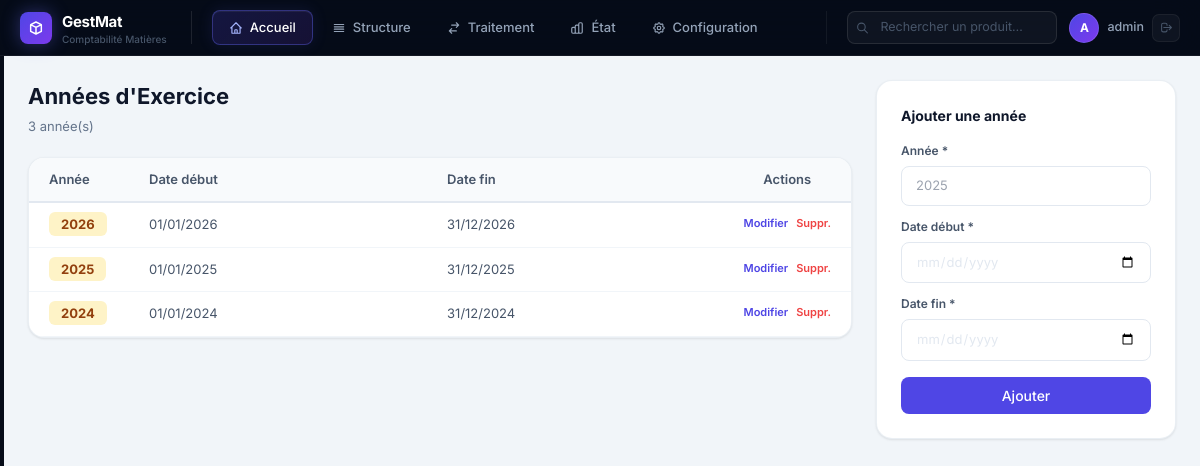
The page /config/annees-exercice/ (signed in) on the database its author committed.
### matieres/models.py (models this page shows, shortened)
class AnneeExercice(models.Model):
    annee = models.IntegerField(verbose_name="Année")
    date_debut = models.DateField(verbose_name="Date de début")
    date_fin = models.DateField(verbose_name="Date de fin")
    class Meta:
        verbose_name = "Année d'exercice"
        verbose_name_plural = "Années d'exercice"
        ordering = ['-annee']

### matieres/views.py (the view, shortened to what this page needs)
# urls.py: path('config/annees-exercice/', views.annee_exercice_list, name='annee_exercice_list'),
@login_required
def annee_exercice_list(request):
    if request.GET.get('delete'):
        get_object_or_404(AnneeExercice, pk=request.GET['delete']).delete()
        messages.success(request, "Année supprimée.")
        return redirect('matieres:annee_exercice_list')
    annees = AnneeExercice.objects.order_by('-annee')
    return render(request, 'configuration/annees.html', {'page_title': "Années d'exercice", 'annees': annees})

### templates/configuration/annees.html (shortened to what this page needs)
{% extends "base.html" %}
{% block content %}
<div style="display:flex;gap:24px;align-items:flex-start">
  <div style="flex:1">
    <div style="margin-bottom:20px">
      <h1 style="font-size:22px;font-weight:700;color:#0f172a">Années d'Exercice</h1>
      <p style="color:#64748b;font-size:13px;margin-top:4px">{{ annees.count }} année(s)</p>
    </div>
    <div class="card" style="padding:0;overflow:hidden">
      <table style="width:100%;border-collapse:collapse;font-size:13px">
        <thead>
          <tr style="background:#f8fafc;border-bottom:2px solid #e2e8f0">
            <th style="padding:12px 20px;text-align:left;font-weight:600;color:#475569;width:100px">Année</th>
            <th style="padding:12px 20px;text-align:left;font-weight:600;color:#475569">Date début</th>
            <th style="padding:12px 20px;text-align:left;font-weight:600;color:#475569">Date fin</th>
            <th style="padding:12px 20px;text-align:center;font-weight:600;color:#475569;width:120px">Actions</th>
          </tr>
        </thead>
        <tbody>
          {% for a in annees %}
          <tr class="table-row">
            <td style="padding:12px 20px">
              <span style="background:#fef3c7;color:#92400e;padding:4px 12px;border-radius:6px;font-weight:700;font-size:13px">{{ a.annee }}</span>
            </td>
            <td style="padding:12px 20px;color:#475569">{{ a.date_debut|date:"d/m/Y" }}</td>
            <td style="padding:12px 20px;color:#475569">{{ a.date_fin|date:"d/m/Y" }}</td>
            <td style="padding:12px 20px;text-align:center;display:flex;gap:8px;justify-content:center">
              <button onclick="fillForm({{ a.pk }},{{ a.annee }},'{{ a.date_debut|date:'Y-m-d' }}','{{ a.date_fin|date:'Y-m-d' }}')"
                style="font-size:11px;color:#4f46e5;background:none;border:none;cursor:pointer;font-weight:600">Modifier</button>
              <a href="?delete={{ a.pk }}" onclick="return confirm('Supprimer cette année ?')"
                style="font-size:11px;color:#ef4444;text-decoration:none;font-weight:600">Suppr.</a>
            </td>
          </tr>
          {% empty %}
          <tr><td colspan="4" style="padding:40px;text-align:center;color:#94a3b8">Aucune année.</td></tr>
          {% endfor %}
        </tbody>
      </table>
    </div>
  </div>
  <div style="width:300px;flex-shrink:0">
    <div class="card">
      <h3 style="font-size:14px;font-weight:700;color:#0f172a;margin-bottom:16px" id="form-title">Ajouter une année</h3>
      <form method="post">
        <div style="margin-bottom:12px">
          <label style="font-size:12px;font-weight:600;color:#475569;display:block;margin-bottom:6px">Année *</label>
          <input name="annee" id="field-annee" type="number" min="2000" max="2099" placeholder="2025" required
            style="width:100%;padding:9px 14px;border:1px solid #e2e8f0;border-radius:8px;font-size:13px;outline:none">
        </div>
        <div style="margin-bottom:12px">
          <label style="font-size:12px;font-weight:600;color:#475569;display:block;margin-bottom:6px">Date début *</label>
          <input name="date_debut" id="field-dd" type="date" required
            style="width:100%;padding:9px 14px;border:1px solid #e2e8f0;border-radius:8px;font-size:13px;outline:none">
        </div>
        <div style="margin-bottom:16px">
          <label style="font-size:12px;font-weight:600;color:#475569;display:block;margin-bottom:6px">Date fin *</label>
          <input name="date_fin" id="field-df" type="date" required
            style="width:100%;padding:9px 14px;border:1px solid #e2e8f0;border-radius:8px;font-size:13px;outline:none">
        </div>
        <div style="display:flex;gap:8px">
          <button class="btn-primary" type="submit" style="flex:1;justify-content:center" id="submit-btn">Ajouter</button>
        </div>
      </form>
    </div>
  </div>
</div>
{% endblock %}

### templates/base.html (shortened to what this page needs)
<!DOCTYPE html>
<html lang="fr" class="h-full">
<head>
  <script src="https://cdn.tailwindcss.com"></script>
</head>
<body>
<header class="topbar">
  <div class="logo-wrap">
    <div class="logo-icon">
      <svg width="16" height="16" fill="none" stroke="#fff" viewBox="0 0 24 24" stroke-width="2.2">
        <path stroke-linecap="round" stroke-linejoin="round" d="M20 7l-8-4-8 4m16 0l-8 4m8-4v10l-8 4m0-10L4 7m8 4v10M4 7v10l8 4"/>
      </svg>
    </div>
    <div>
      <div class="logo-text">GestMat</div>
      <div class="logo-sub">{% if societe %}{{ societe.nom|truncatechars:20 }}{% else %}Comptabilité Matières{% endif %}</div>
    </div>
  </div>
  <nav class="tab-nav" role="tablist">
    <a href="{% url 'matieres:dashboard' %}" class="tab-btn" data-tab="accueil" role="tab">
      <svg width="14" height="14" fill="none" stroke="currentColor" viewBox="0 0 24 24" stroke-width="2">
        <path stroke-linecap="round" stroke-linejoin="round" d="M3 12l2-2m0 0l7-7 7 7M5 10v10a1 1 0 001 1h3m10-11l2 2m-2-2v10a1 1 0 01-1 1h-3m-6 0a1 1 0 001-1v-4a1 1 0 011-1h2a1 1 0 011 1v4a1 1 0 001 1m-6 0h6"/>
      </svg>
      Accueil
    </a>
    <span class="tab-btn" data-tab="structure" role="tab" style="cursor:pointer">
      <svg width="14" height="14" fill="none" stroke="currentColor" viewBox="0 0 24 24" stroke-width="2">
        <path stroke-linecap="round" stroke-linejoin="round" d="M4 6h16M4 10h16M4 14h16M4 18h16"/>
      </svg>
      Structure
    </span>
    <span class="tab-btn" data-tab="traitement" role="tab" style="cursor:pointer">
      <svg width="14" height="14" fill="none" stroke="currentColor" viewBox="0 0 24 24" stroke-width="2">
        <path stroke-linecap="round" stroke-linejoin="round" d="M8 7h12m0 0l-4-4m4 4l-4 4m0 6H4m0 0l4 4m-4-4l4-4"/>
      </svg>
      Traitement
    </span>
    <span class="tab-btn" data-tab="etat" role="tab" style="cursor:pointer">
      État
    </span>
    <span class="tab-btn" data-tab="configuration" role="tab" style="cursor:pointer">
      Configuration
    </span>
  </nav>
  <div class="topbar-right">
    <div class="search-wrap">
      <svg class="search-icon" width="13" height="13" fill="none" stroke="currentColor" viewBox="0 0 24 24" stroke-width="2">
        <path stroke-linecap="round" stroke-linejoin="round" d="M21 21l-6-6m2-5a7 7 0 11-14 0 7 7 0 0114 0"/>
      </svg>
      <input type="text" placeholder="Rechercher un produit…" name="q"
        hx-get="{% url 'matieres:htmx_recherche_produit' %}"
        hx-trigger="keyup changed delay:300ms"
        hx-target="#search-results">
    </div>
    <div class="user-wrap">
      <div class="user-avatar">{{ request.user.username|first|upper }}</div>
      <span class="user-name">{{ request.user.get_full_name|default:request.user.username }}</span>
      <a href="{% url 'logout' %}" class="btn-logout" title="Déconnexion">
        <svg width="13" height="13" fill="none" stroke="currentColor" viewBox="0 0 24 24" stroke-width="2">
          <path stroke-linecap="round" stroke-linejoin="round" d="M17 16l4-4m0 0l-4-4m4 4H7m6 4v1a3 3 0 01-3 3H6a3 3 0 01-3-3V7a3 3 0 013-3h4a3 3 0 013 3v1"/>
        </svg>
      </a>
    </div>
  </div>
</header>
<div class="app-body">
  <main class="main-area" id="main-content">
    <div class="main-inner">
      {% block content %}{% endblock %}
    </div>
  </main>
</div>
</body>
</html>

### rows shown on the page
AnneeExercice: annee "2026", date_debut "01/01/2026", date_fin "31/12/2026"
AnneeExercice: annee "2025", date_debut "01/01/2025", date_fin "31/12/2025"
AnneeExercice: annee "2024", date_debut "01/01/2024", date_fin "31/12/2024"

### other values the page prints
{{ request.user.username|first|upper }} "A"
{{ request.user.get_full_name|default:request.user.username }} "admin"
{{ annees.count }} "3"
